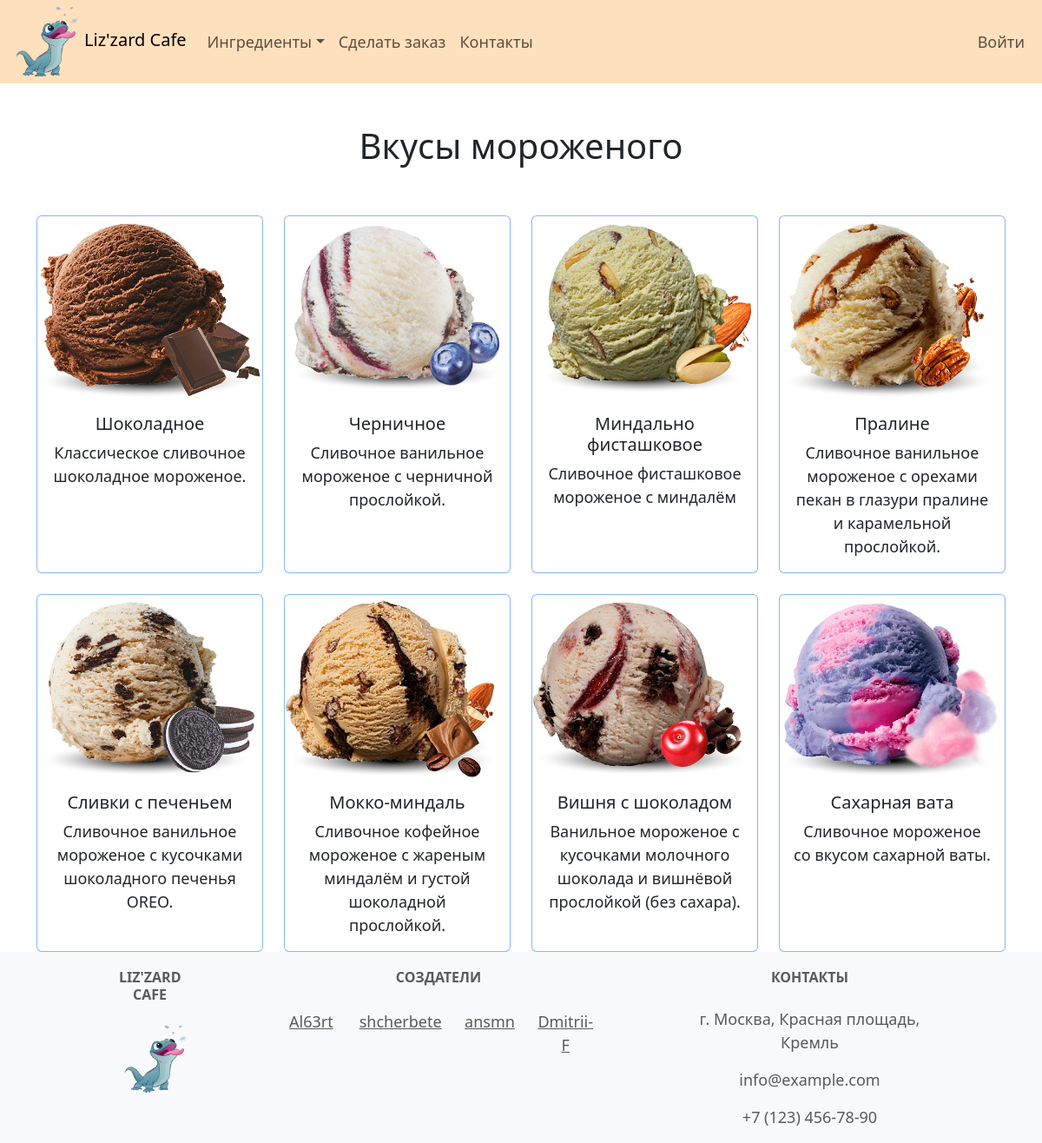
/ice_creams/, run on the app's committed database.
### icecream_bar/models.py (models this page shows, shortened)
class Flavor(models.Model):
    name = models.CharField(max_length=100)
    description = models.TextField()
    image = models.ImageField(upload_to='Flavor/', blank=True)
    price = models.PositiveIntegerField()

### icecream_bar/views.py (the view)
# urls.py: path('ice_creams/', views.IceCreamsListView.as_view(), name='ice_creams'),
class IceCreamsListView(ListView):
    model = Flavor
    template_name = 'icecream_bar/ice_creams_list.html'
    context_object_name = 'ice_creams_list'

### icecream_bar/templates/icecream_bar/ice_creams_list.html
{% extends 'base/base.html' %}
{% block content %}
    <div class="container text-center">
        <h1>
            <br>
            Вкусы мороженого
            <br>
            <br>
        </h1>
        <div class="row row-cols-1 row-cols-sm-2 row-cols-xl-4 g-4">
            {% for icecream in ice_creams_list %}
                <div class="col">
                    <div class="card border-primary border-opacity-50 h-100 pt-1">
                        <img src="{{ icecream.image.url }}" class="card-img-top">
                        <div class="card-body">
                            <h5 class="card-title">{{ icecream.name }}</h5>
                            <p class="card-text">{{ icecream.description }}</p>
                        </div>
                    </div>
                </div>
                {% empty %}
                <p>Нет мороженого(.</p>
            {% endfor %}
        </div>
    </div>
{% endblock %}

### icecream_bar/static/main.css (style rules this page uses)
* + * { font-size: 18px; }
.h-100 { height: 100%; }

### data on the page
Flavor: image (picture), name "Шоколадное", description "Классическое сливочное шоколадное мороженое."
Flavor: image (picture), name "Черничное", description "Сливочное ванильное мороженое с черничной прослойкой."
Flavor: image (picture), name "Миндально фисташковое", description "Сливочное фисташковое мороженое с миндалём"
Flavor: image (picture), name "Пралине", description "Сливочное ванильное мороженое с орехами пекан в глазури пралине и карамельной прослойкой."
Flavor: image (picture), name "Сливки с печеньем", description "Сливочное ванильное мороженое с кусочками шоколадного печенья OREO."
Flavor: image (picture), name "Мокко-миндаль", description "Сливочное кофейное мороженое с жареным миндалём и густой шоколадной прослойкой."
Flavor: image (picture), name "Вишня с шоколадом", description "Ванильное мороженое с кусочками молочного шоколада и вишнёвой прослойкой (без сахара)."
Flavor: image (picture), name "Сахарная вата", description "Сливочное мороженое со вкусом сахарной ваты."
